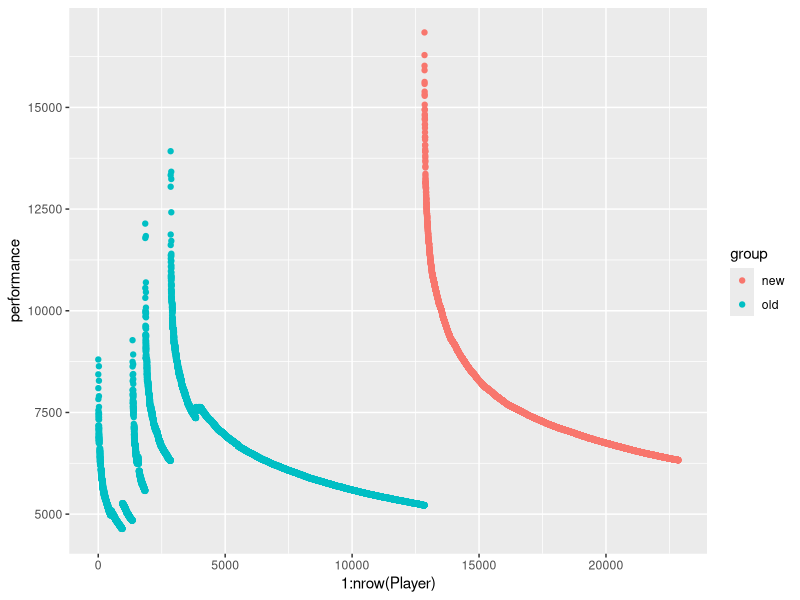
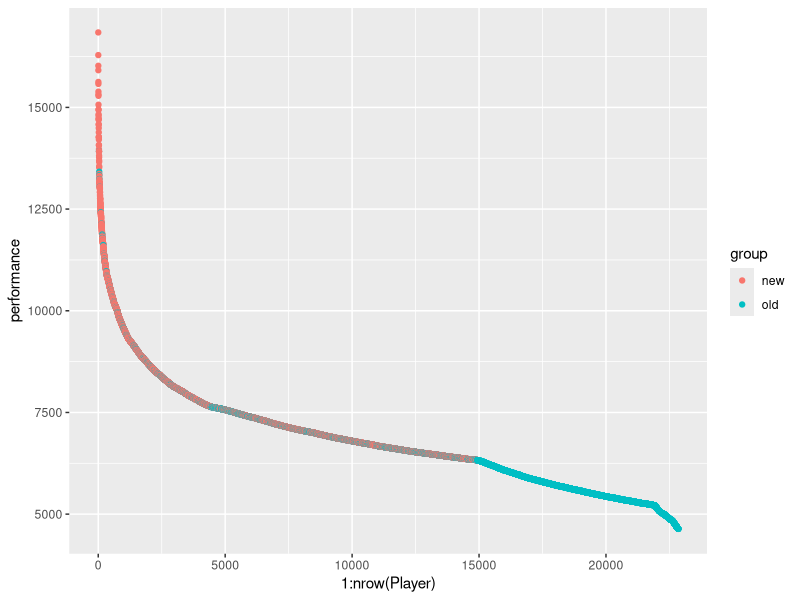
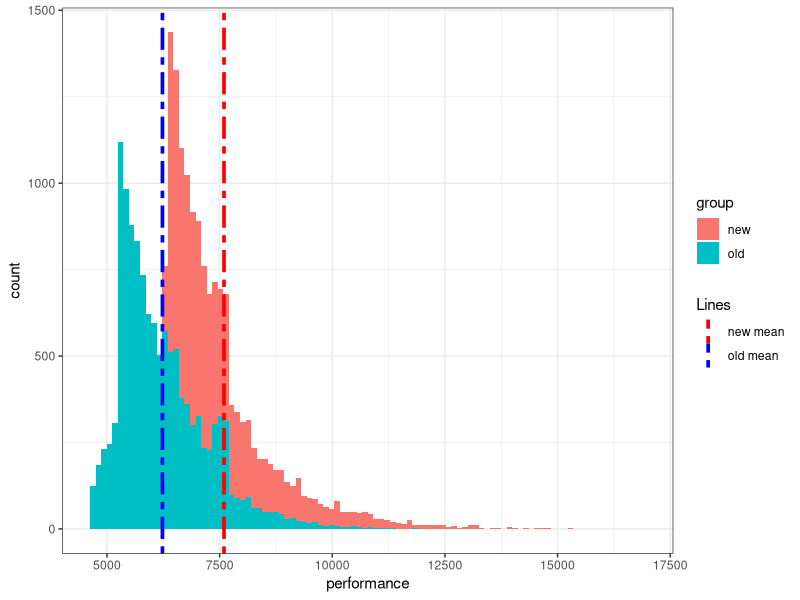
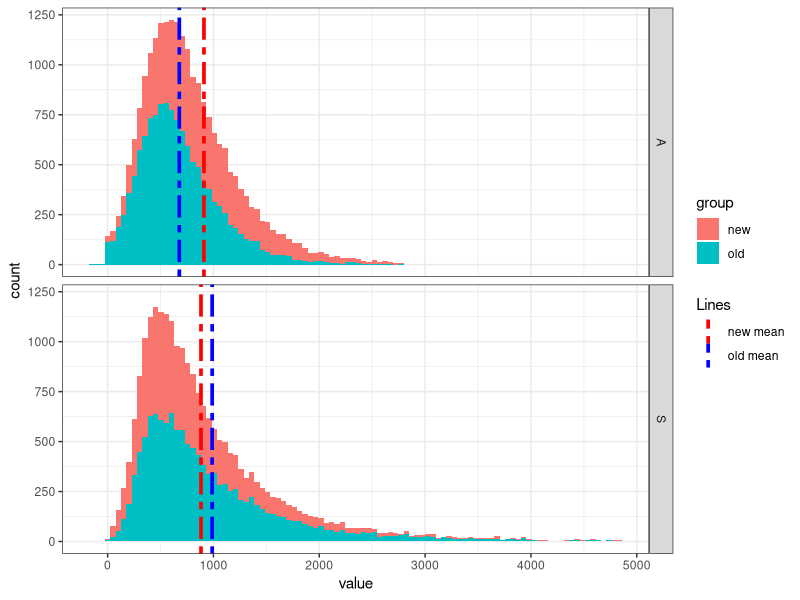

Write the R code that produced these figures, in order. (Note: this script raises an error after producing the figures.)
## ---- chunk 1
library(readr)
library(dplyr) # ignore the warning
library(tidyr)
library(ggplot2)

lables <- c("name","accuracy","PC","performance","SS","S","A")

Player1 <- read_csv("../Python code/new_player_data_old.csv",col_names = lables) %>%
  select(performance,PC,accuracy,SS,S,A) %>% # I don't need player names for this analysis. 
  mutate(group = "old")

lables2 <- c("name","performance","accuracy","PC","SS","S","A")

Player2 <- read_csv("../Python code/new_player_data.csv",col_names = lables2) %>%
  select(performance,PC,accuracy,SS,S,A) %>% # I don't need player names for this analysis. 
  mutate(group = "new")

Player <- rbind(Player1,Player2)
## ---- chunk 2
# helper function to help with repeated code
is_in_range <- function(obj) {
  between(obj,mean(obj)-4*sd(obj),mean(obj)+4*sd(obj))
}

filtered_data <- Player %>%
  filter(
    is_in_range(PC),
    is_in_range(S),
    is_in_range(A),
    is_in_range(SS)
  ) 

#useful for some plotting
filtered_data_means <-filtered_data %>%
  group_by(group) %>%
  summarise(mean_pf = mean(performance),
            mean_pc = mean(PC),
            mean_s = mean(S),
            mean_a = mean(A),
            mean_ss = mean(SS)) %>%
  mutate(
    group = ifelse(group == 'new','new mean','old mean')
  )

# mutating tibble filtered_data_means for the upcoming graph. For faceting purposes
filtered_data_means_2 <- filtered_data_means %>%
  gather(key = key, value = value, mean_s, mean_a) %>%
  mutate(key = ifelse(key == "mean_s","S","A")) 
## ---- chunk 3
ggplot(Player) +
  geom_point(mapping = aes(x = 1:nrow(Player), y = performance, color = group))

Player %>%
  arrange(desc(performance)) %>%
  ggplot(mapping = aes(x = 1:nrow(Player), y = performance, color = group)) +
  geom_point()
## ---- chunk 4
#basic histogram. (Good). We have the mean lines included to see the differences in old and new data. 
ggplot(data = filtered_data) + 
  geom_histogram(mapping = aes(x= performance, fill = group), bins = 100) +
  geom_vline(data = filtered_data_means, mapping = aes(xintercept = mean_pf[1], color = 'new mean'), size = 1.25, linetype="twodash") +
  geom_vline(data = filtered_data_means, mapping = aes(xintercept = mean_pf[2], color = 'old mean'), size = 1.25, linetype="twodash") +
  scale_colour_manual('Lines',values = c("red","blue")) +
  theme_bw()
## ---- chunk 5
#(Very good) Faceted differences between past and new data (S and A comparisons only)
fac_histo <- filtered_data %>%
  gather(key = key, value = value, -performance, -PC, -accuracy, -group, -SS) %>%
  ggplot() +
  geom_histogram(mapping = aes(x = value, fill = group), bins = 100) +
  geom_vline(data = filtered_data_means_2, mapping = aes(xintercept = value, color = group), size = 1.25, linetype="twodash") +
  scale_colour_manual('Lines',values = c("red","blue")) +
  theme_bw()

fac_histo + facet_grid(key ~ .)
## ---- chunk 6
# (Okay enough for a plot). Interesting because faceted heat maps. 
ggplot(filtered_data) +
  geom_bin2d(aes(PC,performance)) +
  scale_fill_gradient2(high = "darkblue") +I 
  facet_grid(. ~ group) +
  theme_bw()
## ---- chunk 7
# (Questionable). I think we already pointed out how S/A differs. 
filtered_data %>%
  gather(key = key, value = value, S, A) %>%
  ggplot() +
  geom_bin2d(aes(value,performance)) +
  scale_fill_gradient2(high = "darkblue") +
  facet_grid(key ~ group) +
  theme_bw()
